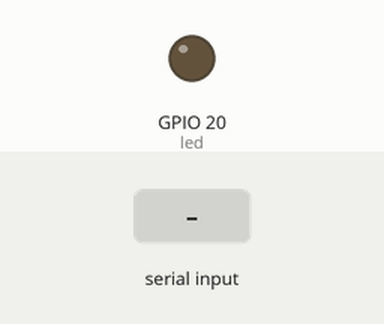
The program below on a simulated Raspberry Pi (BCM pin numbers). Shown: output pins drawn as LEDs (lit = HIGH). The test bench sets the inputs (shaded band). What the program prints to the terminal is not drawn.

Above: at 1.2 s.
1.3 s: "x" typed at the terminal, then Enter
At 2.3 s:
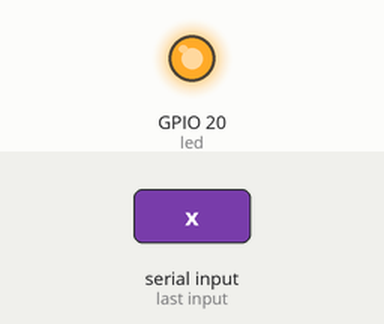
2.8 s: "o" typed at the terminal, then Enter
At 3.4 s:
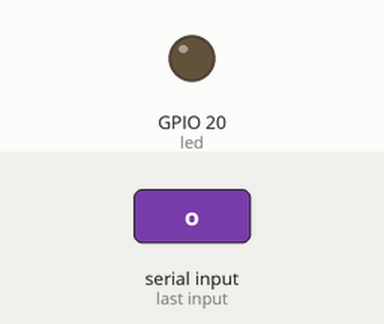
Timing chart, 0 to 5.8 s (numbered marks = the images above; inputs shaded):
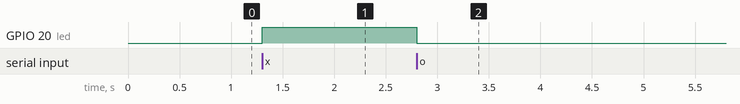

The program:

input03.py
```python
import RPi.GPIO as GPIO
import time

led = 20

GPIO.setmode(GPIO.BCM)
GPIO.setup(led, GPIO.OUT)

try:
	while True:
		a = input('키 입력 >> ')
		if a == 'o':
			GPIO.output(led, False)
		elif a == 'x':
			GPIO.output(led, True)
		else:
			print('잘못된 입력입니다. (ON : o / OFF : x)')

except KeyboardInterrupt:
	GPIO.cleanup()
```

Measured:
- after the input at 1.3 s, GPIO 20 (led): LOW → HIGH at once
- after the input at 2.8 s, GPIO 20 (led): HIGH → LOW at once
